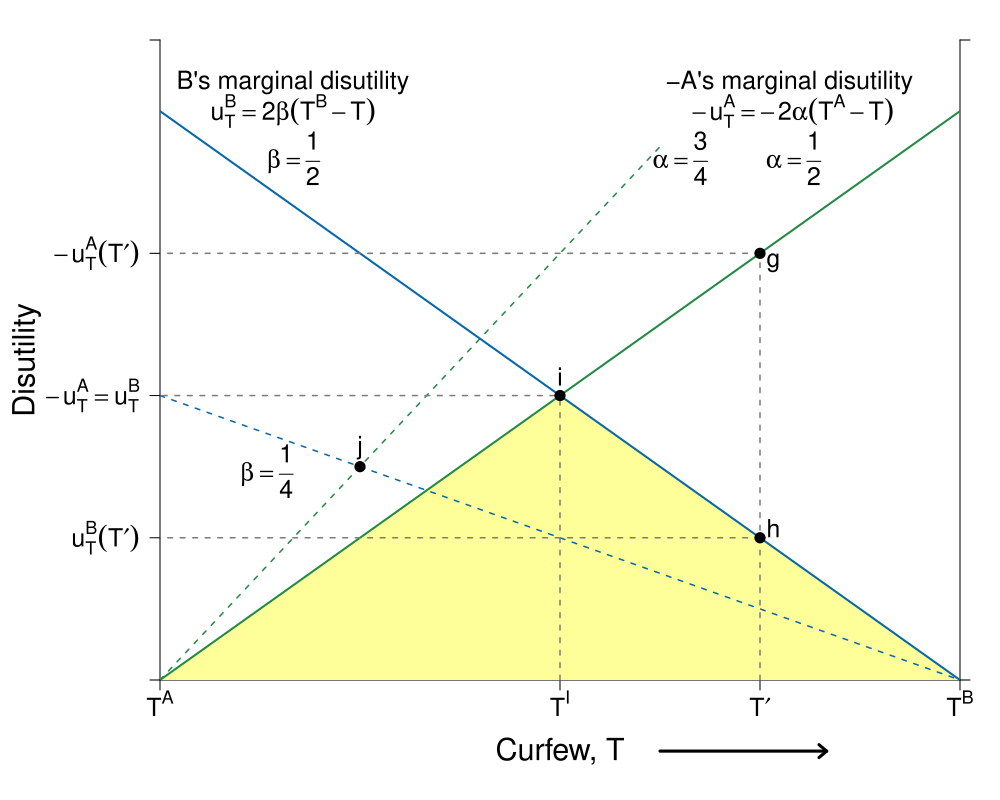

Write R code to recreate this figure.
#Graph Designer: Simon Halliday, Scott Cohn
#Authors: Bowles and Halliday
#Title: Coordination, Conflict and Competition: A Text in Microeconomics

library(shape)
pdf(file = "what_can_markets_do/curfew_bargaining.pdf", width = 10, height = 8)

# Set parameters for graphics
axislabelsize <- 1.8
labelsize <- 1.5
namesize <- 1.8
annotatesize <- 1.5
graphlinewidth <- 2
segmentlinewidth <- 1.5

COL <- c("#7fc97f", "#beaed4", "#fdc086", "#ffff99", "#386cb0", "#f0027f", "#bf5b17", "#666666")
COLA <- c("#e0f3db", "#99d8c9","#66c2a4","#41ae76", "#238b45", "#005824")
COLB <- c("#c6dbef", "#4eb3d3", "#2b8cbe", "#0868ac","#084081")
COLC <- c("#fcfbfd", "#efedf5", "#dadaeb", "#bcbddc", "#9e9ac8", "#807dba", "#6a51a3", "#54278f", "#3f007d")
grays <- gray.colors(25, start = 1, end = 0, alpha = 1)

#Edited the margins to cater for the larger LHS labels
par(mar =  c(6, 8, 2, 2))

#proportion of wealth functions

MUb <- function(x, beta = 1/2, Tb = 9){
  2*beta*(Tb - x)
}

MUa <- function(x, alpha = 1/2, Ta = 3){
  -2*alpha*(Ta - x)
}


#Add limits on axes and levels of utility for each function 
ylims <- c(0, 6.75)
xlims <- c(3, 9)

npts <- 501 
x <- seq(xlims[1], xlims[2], length.out = npts)
y <- seq(ylims[1], ylims[2], length.out = npts) 

plot(0, 0, xlim = xlims, ylim = ylims, type = "n",
     xlab = expression(paste("")),
     ylab = expression(paste("")), 
     xaxt = "n", 
     yaxt = "n", 
     cex.lab = axislabelsize, 
     bty = "n", 
     xaxs = "i", 
     yaxs = "i"
)

#x and y limits with plain axes without ticks/numbers to match previous graph; y axes on both sides

ticksx <- c(3, 6, 7.5, 9)
xlabels <- c(expression(paste(T^A)), expression(paste(T^I)), expression(paste(T*minute)), expression(paste(T^B)))
ticksy <- c(0, MUa(x = 7.5), MUa(x = 6), MUb(x = 7.5), ylims[2])

ylabels <- c(NA, expression(paste(-u[x]^A*(x*minute))), expression(paste(-u[x]^A == u[x]^B)), expression(paste(u[x]^B*(x*minute))), NA)
ticksy2 <- c(ylims[1], ylims[2])
ylabels2 <- seq(from = 0, to = ylims[2], by = 10)
axis(1, at = ticksx,  pos = 0, labels = xlabels, cex.axis = labelsize)
axis(2, at = ticksy,  pos = 3, labels = ylabels, las = 1, cex.axis = labelsize)
axis(4, at = ticksy2, pos = 9, labels = FALSE, las = 1, cex.axis = labelsize)


#Disutility polygon
xrent <- c(3, 6, 9, 3)
yrent <- c(MUa(3), MUa(6), MUb(9), MUa(3))
polygon(xrent, yrent, col = COL[4], density = NULL, border = NA)


npts <- 503 
xx1 <- seq(xlims[1], xlims[2], length.out = npts)
xx2 <- seq(0, xlims[2], length.out = npts)
xx3 <- seq(xlims[1], 0, length.out = npts)
xx4 <- seq(-11, 0, length.out = npts)
xx5 <- seq(xlims[1], 0.75*xlims[2], length.out = npts)

#Axis labels and draw linear utility functions
text(6, -0.75, expression(paste("Curfew, T")), xpd = TRUE, cex = axislabelsize, srt = 0) 
#text(, side = 1, line = 2, cex = axislabelsize)
text(xlims[1] - 1, 0.5*ylims[2], expression(paste("Disutility")), xpd = TRUE, cex = axislabelsize, srt = 90) 

lines(xx1, MUb(xx1), col = COLB[4], lwd = graphlinewidth)
lines(xx1, MUa(xx1), col = COLA[5], lwd = graphlinewidth)
lines(xx5, MUa(xx5, alpha = 3/4), col = COLA[5], lwd = segmentlinewidth, lty = 2)
lines(xx1, MUb(xx1, beta = 1/4), col = COLB[4], lwd = segmentlinewidth, lty = 2)

#Label points on line

text(6, MUa(6) + 0.2, expression(paste(i)), cex = labelsize)
segments(6, 0, 6, MUa(6), lty = 2, col = grays[20], lwd = segmentlinewidth)
segments(0, MUa(6), 6, MUa(6), lty = 2, col = grays[20], lwd = segmentlinewidth)
points(6, MUa(6), pch = 16, col = "black", cex = 1.5)

text(7.5 + 0.1, MUa(7.5) - 0.1, expression(paste(g)), cex = labelsize)
segments(7.5, MUb(7.5), 0, MUb(7.5), lty = 2, col = grays[20], lwd = segmentlinewidth)
segments(7.5, MUa(7.5), 0, MUa(7.5), lty = 2, col = grays[20], lwd = segmentlinewidth)
segments(7.5, 0, 7.5, MUa(7.5), lty = 2, col = grays[20], lwd = segmentlinewidth)
points(7.5, MUb(7.5), pch = 16, col = "black", cex = 1.5)

text(7.5 + 0.1, MUb(7.5) + 0.1, expression(paste("h")), cex = labelsize)
points(7.5, MUa(7.5), pch = 16, col = "black", cex = 1.5)

text(4.5, MUb(4.5, beta = 1/4)  + 0.2, expression(paste(j)), cex = labelsize)
points(4.5, MUa(4.5, alpha = 3/4), pch = 16, col = "black", cex = 1.5)


#Label relevant points on axes

#text(20, -.9, expression(paste("x*")), xpd = TRUE, cex = labelsize)
#text(33, -.9, expression(paste("a"[x])), xpd = TRUE, cex = labelsize)

#text(-2, 33, expression(paste(-u[x]^B*(x*minute))),  xpd = TRUE, cex = labelsize)
#text(-2, 7, expression(paste(u[x]^A*(x*minute))),  xpd = TRUE, cex = labelsize)

text(4, 6.3, expression(paste("B's marginal disutility")), xpd = TRUE, cex = labelsize)
text(4, 6, expression(paste(u[x]^B == 2*beta*(T^B - x))), xpd = TRUE, cex = labelsize)
text(4, 5.5, expression(paste(beta == frac(1,2))), xpd = TRUE, cex = labelsize)
text(3.8, 2.2, expression(paste(beta == frac(1,4))), xpd = TRUE, cex = labelsize)


text(7.75, 6.3, expression(paste("-A's marginal disutility ")),  xpd = TRUE, cex = labelsize)
text(7.75, 6, expression(paste(-u[x]^A == -2*alpha*(T^A - x))),  xpd = TRUE, cex = labelsize)
text(7.75, 5.5, expression(paste(alpha == frac(1,2))), xpd = TRUE, cex = labelsize)
text(6.9, 5.5, expression(paste(alpha == frac(3,4))), xpd = TRUE, cex = labelsize)

#Axis arrow
arrows(6.75, -0.75, 8, -0.75, xpd = TRUE, length=0.1,angle=40,lwd=3)


dev.off()
